Frame 1 (no input): blank canvas, image omitted
Frame 60 (the mouse pressed at the canvas centre just before this capture): blank canvas, image omitted
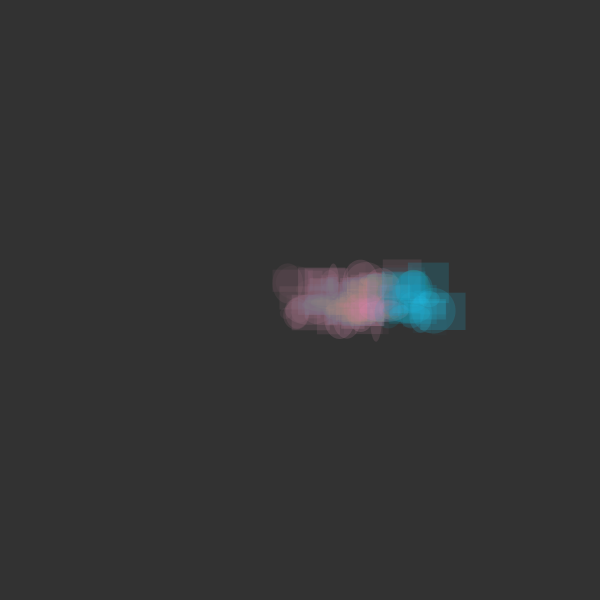
Frame 120 (the mouse held since frame 60 and released just before this capture)

The Processing sketch whose frames 1 and 60 were blank and that drew this single picture after the mouse press (run headless with seeded random() and noise(); from frame 60 on, the mouse is pressed at the canvas centre):

// Processing sketch: coinDirection
// ── coinDirection.pde
//
// Jiffer Harriman
// coinDirection
//
// uses random to simulate a "coin flip" which randomly determines the direction a trail of shapes are drawn
// the images are faded by drawing a rectangle which covers the entire window

// x position variable which determines center of shapes to be drawn
float xStart = 0;

// direction variable will be either 1 or -1 for this example to represent right or left
int direction;

// window setup
void setup() {
  size(600, 600);
  background(50);
  fill(0, 0);

  noStroke();
}


void draw() {
  rectMode(CENTER);
  if (mousePressed) {
    // chose a random fill color using tRamp() function (see below)
    // random alpha betwee 5 and 50
    fill(255 * tRamp(2000), 255 * tRamp(3000), 255 * tRamp(2500), random(5, 50)); 
    
    // using xStart as base point for the x position add a random offset and draw
    // shapes with random width and height between 10 and 50 pixels
    ellipse(xStart + random(-20, 20), mouseY + random(-20, 20), random(10, 50), random(10, 50));
    rect(xStart + random(-20, 20), mouseY + random(-20, 20), random(10, 50), random(10, 50));

    // move x starting point by random amount
    xStart += direction * random(5);
  }

  // fade by drawing a low alpha rectangle on top
  rectMode(CORNER);
  fill(0, 1);
  rect(0, 0, width, height);
}

// when the mouse is clicked
// reset the x start position to the mouse position
// and randomly chose a direction of travel
void mousePressed() {
  // reset position
  xStart = mouseX;
  
  // coin flip
  if (random(100) >= 50){
    direction = 1;
  }
  else
  {
    direction = -1;
  }
}

// tRamp()
// creates a ramp that counts up from 0 to 1 
// over the specified period of time given in milliseconds 
float tRamp(int ms){
  return  map(millis()%ms, 0, (ms-1), 0, 1);
}
